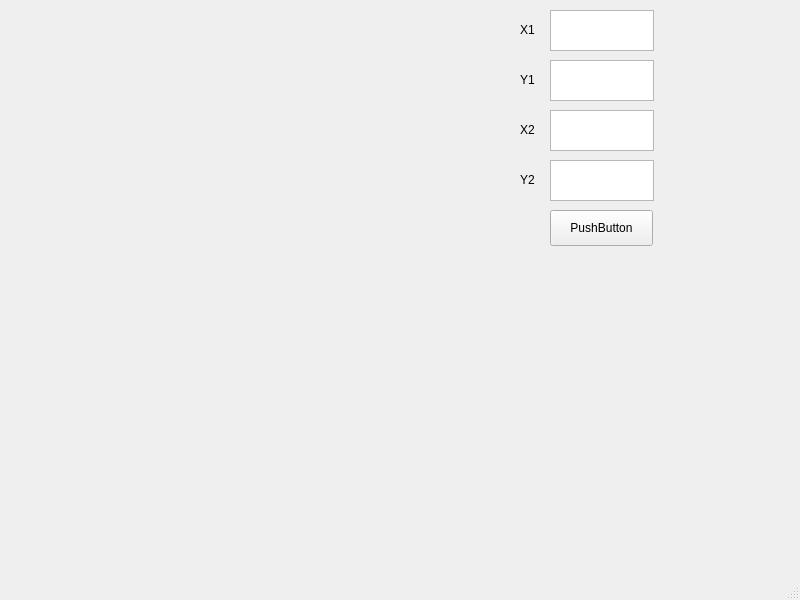
<?xml version="1.0" encoding="UTF-8"?>
<ui version="4.0">
 <class>MainWindow</class>
 <widget class="QMainWindow" name="MainWindow">
  <property name="geometry">
   <rect>
    <x>0</x>
    <y>0</y>
    <width>800</width>
    <height>600</height>
   </rect>
  </property>
  <property name="windowTitle">
   <string>MainWindow</string>
  </property>
  <widget class="QWidget" name="centralwidget">
   <widget class="QPushButton" name="helloBtn">
    <property name="geometry">
     <rect>
      <x>550</x>
      <y>210</y>
      <width>103</width>
      <height>36</height>
     </rect>
    </property>
    <property name="text">
     <string>PushButton</string>
    </property>
   </widget>
   <widget class="QTextEdit" name="x1">
    <property name="geometry">
     <rect>
      <x>550</x>
      <y>10</y>
      <width>104</width>
      <height>41</height>
     </rect>
    </property>
   </widget>
   <widget class="QLabel" name="label">
    <property name="geometry">
     <rect>
      <x>520</x>
      <y>20</y>
      <width>16</width>
      <height>19</height>
     </rect>
    </property>
    <property name="text">
     <string>X1</string>
    </property>
   </widget>
   <widget class="QTextEdit" name="y1">
    <property name="geometry">
     <rect>
      <x>550</x>
      <y>60</y>
      <width>104</width>
      <height>41</height>
     </rect>
    </property>
   </widget>
   <widget class="QTextEdit" name="x2">
    <property name="geometry">
     <rect>
      <x>550</x>
      <y>110</y>
      <width>104</width>
      <height>41</height>
     </rect>
    </property>
   </widget>
   <widget class="QTextEdit" name="y2">
    <property name="geometry">
     <rect>
      <x>550</x>
      <y>160</y>
      <width>104</width>
      <height>41</height>
     </rect>
    </property>
   </widget>
   <widget class="QLabel" name="label_2">
    <property name="geometry">
     <rect>
      <x>520</x>
      <y>70</y>
      <width>16</width>
      <height>19</height>
     </rect>
    </property>
    <property name="text">
     <string>Y1</string>
    </property>
   </widget>
   <widget class="QLabel" name="label_3">
    <property name="geometry">
     <rect>
      <x>520</x>
      <y>170</y>
      <width>16</width>
      <height>19</height>
     </rect>
    </property>
    <property name="text">
     <string>Y2</string>
    </property>
   </widget>
   <widget class="QLabel" name="label_4">
    <property name="geometry">
     <rect>
      <x>520</x>
      <y>120</y>
      <width>16</width>
      <height>19</height>
     </rect>
    </property>
    <property name="text">
     <string>X2</string>
    </property>
   </widget>
  </widget>
  <widget class="QMenuBar" name="menubar">
   <property name="geometry">
    <rect>
     <x>0</x>
     <y>0</y>
     <width>800</width>
     <height>29</height>
    </rect>
   </property>
  </widget>
  <widget class="QStatusBar" name="statusbar"/>
 </widget>
 <resources/>
 <connections/>
</ui>
